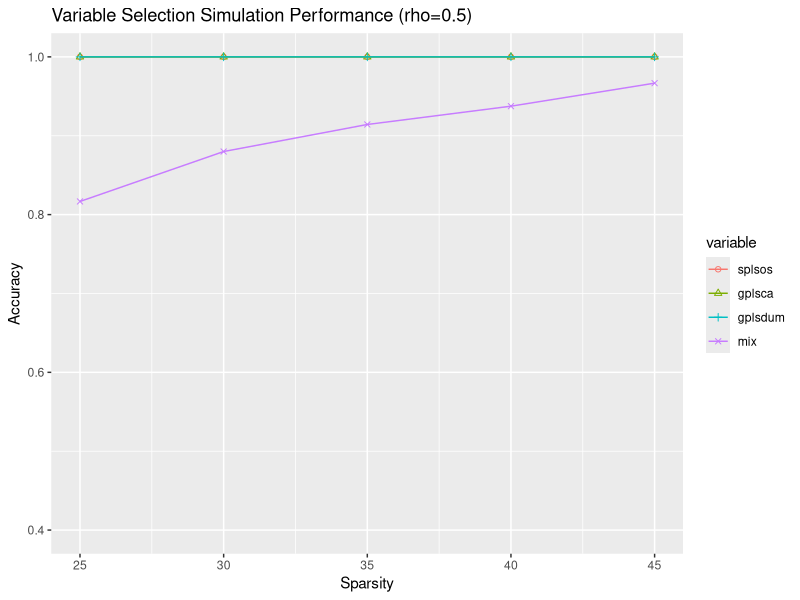
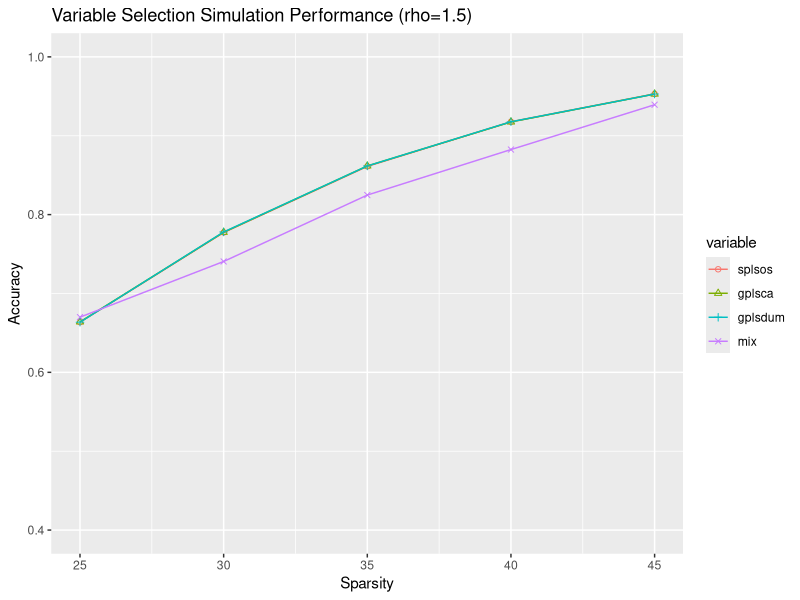
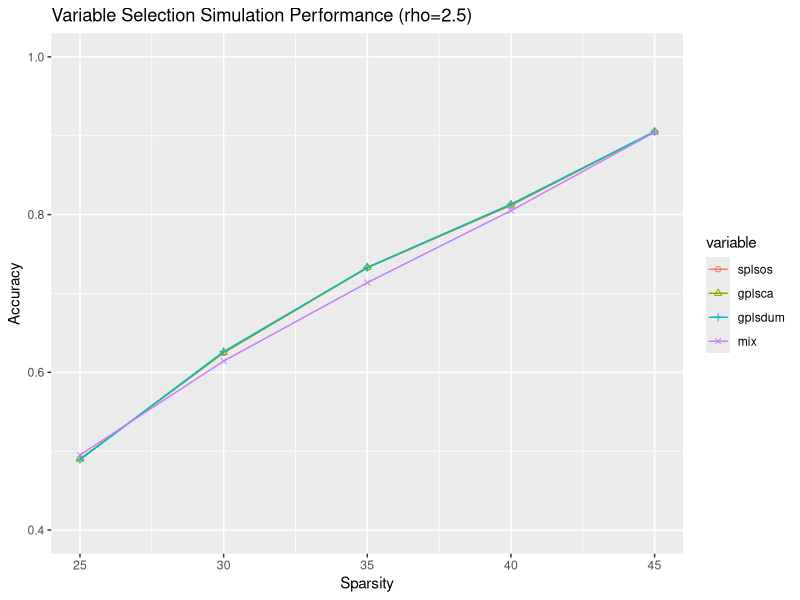
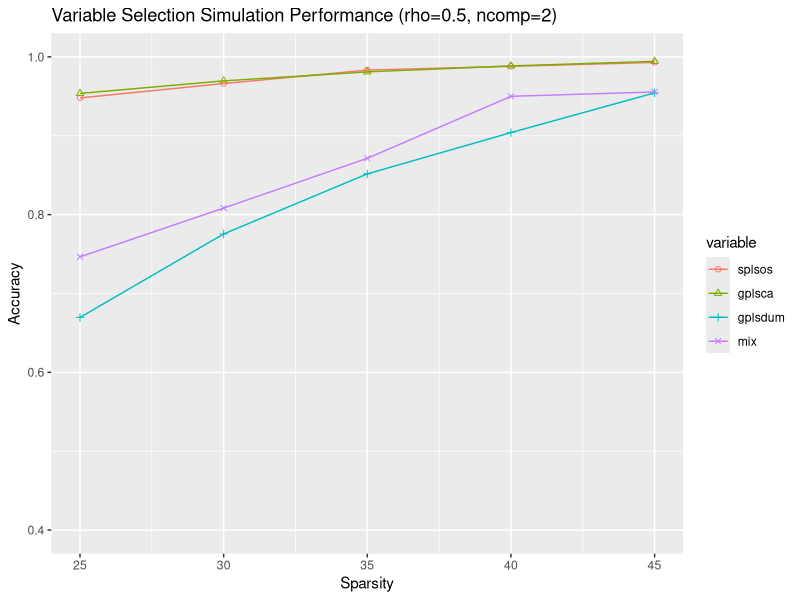
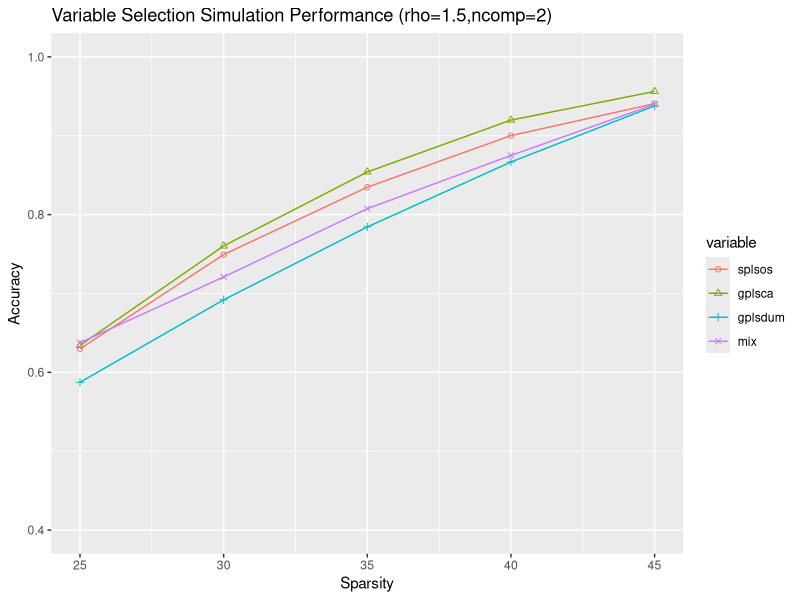
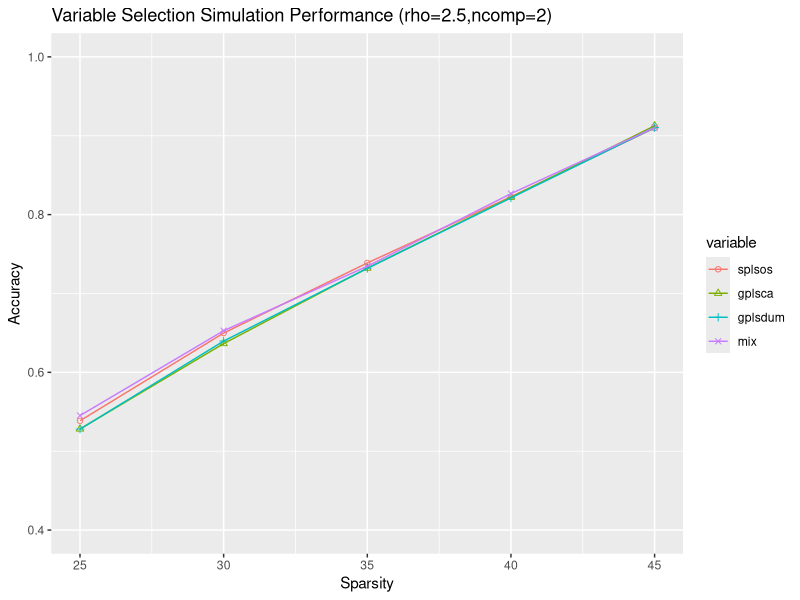

These figures' R source, in order:
library(MASS)
library(ggplot2)
library(reshape2)

x_axis=c(45,40,35,30,25)

#-----rho0.5-------#
qtacc05_1=c(1,1,1,1,1)
caacc05_1=c(1,1,1,1,1)
dumacc05_1=c(1,1,1,1,1)
mixacc05_1=c(0.9667,0.9375,0.9143,0.88,0.8167)

#----rho1.5-------#
qtacc15_1=c(0.953111,0.91775,0.86114,0.7773,0.6636)
caacc15_1=c(0.952889,0.9175,0.8617,0.7776,0.664)
dumacc15_1=c(0.95289,0.91775,0.8617,0.778,0.6636)
mixacc15_1=c(0.939333,0.8825,0.8248,0.7406,0.67)

#---rho2.5-------#
qtacc25_1=c(0.90489,0.81175,0.73257,0.62467,0.49)
caacc25_1=c(0.90511,0.8125,0.73314,0.6253,0.49)
dumacc25_1=c(0.90533,0.81325,0.73285,0.62633,0.4892)
mixacc25_1=c(0.90444,0.805,0.7137,0.61433,0.4952)


#-----------2ndcomponent----------------#
qtacc05_2=c(0.993,0.988,0.9833,0.9662,0.948)
caacc05_2=c(0.9943,0.9886,0.981,0.9696,0.9537)
dumacc05_2=c(0.9544,0.904,0.8517,0.7755,0.6697)
mixacc05_2=c(0.95556,0.95,0.8714,0.8083,0.74647)

#----rho1.5-------#
qtacc15_2=c(0.9407,0.90025,0.83485,0.74933,0.6298)
caacc15_2=c(0.9562,0.91987,0.8541,0.7603,0.6342)
dumacc15_2=c(0.93789,0.86675,0.78442,0.692,0.5874)
mixacc15_2=c(0.9398,0.8751,0.8075,0.721,0.6376)

#---rho2.5-------#
qtacc25_2=c(0.909778,0.822625,0.73871,0.64983,0.5386)
caacc25_2=c(0.91267,0.822,0.73214,0.6365,0.5282)
dumacc25_2=c(0.9104,0.82125,0.73185,0.63967,0.528)
mixacc25_2=c(0.9104,0.826625,0.7345,0.6528,0.5452)

#------plotrho05comp1------#
plotdata<-data.frame(
  splsos = qtacc05_1,
  gplsca = caacc05_1,
  gplsdum = dumacc05_1,
  mix=mixacc05_1,
  xvalue = x_axis)
plotdatalong <- melt(plotdata,id="xvalue")
rho05results <- ggplot(plotdatalong,
                       aes(x=xvalue,y=value,colour=variable,shape=variable))+geom_point()+geom_line()+scale_shape_manual(values=c(1,2,3,4))+labs(title="Variable Selection Simulation Performance (rho=0.5)",x="Sparsity",y="Accuracy") 
rho05results=rho05results+ylim(0.4,1)
print(rho05results)

#------plotrho15comp1------#
plotdata<-data.frame(
  splsos = qtacc15_1,
  gplsca = caacc15_1,
  gplsdum = dumacc15_1,
  mix=mixacc15_1,
  xvalue = x_axis)
plotdatalong <- melt(plotdata,id="xvalue")
rho15results <- ggplot(plotdatalong,
                       aes(x=xvalue,y=value,colour=variable,shape=variable))+geom_point()+geom_line()+scale_shape_manual(values=c(1,2,3,4))+labs(title="Variable Selection Simulation Performance (rho=1.5)",x="Sparsity",y="Accuracy") 
rho15results=rho15results+ylim(0.4,1)
print(rho15results)

#------plotrho25comp1------#
plotdata<-data.frame(
  splsos = qtacc25_1,
  gplsca = caacc25_1,
  gplsdum = dumacc25_1,
  mix=mixacc25_1,
  xvalue = x_axis)
plotdatalong <- melt(plotdata,id="xvalue")
rho25results <- ggplot(plotdatalong,
                       aes(x=xvalue,y=value,colour=variable,shape=variable))+geom_point()+geom_line()+scale_shape_manual(values=c(1,2,3,4))+labs(title="Variable Selection Simulation Performance (rho=2.5)",x="Sparsity",y="Accuracy") 
rho25results=rho25results+ylim(0.4,1)
print(rho25results)

#------plotrho05comp2------#
plotdata<-data.frame(
  splsos = qtacc05_2,
  gplsca = caacc05_2,
  gplsdum = dumacc05_2,
  mix=mixacc05_2,
  xvalue = x_axis)
plotdatalong <- melt(plotdata,id="xvalue")
rho05results <- ggplot(plotdatalong,
                       aes(x=xvalue,y=value,colour=variable,shape=variable))+geom_point()+geom_line()+scale_shape_manual(values=c(1,2,3,4))+labs(title="Variable Selection Simulation Performance (rho=0.5, ncomp=2)",x="Sparsity",y="Accuracy") 
rho05results=rho05results+ylim(0.4,1)
print(rho05results)

#------plotrho15comp2------#
plotdata<-data.frame(
  splsos = qtacc15_2,
  gplsca = caacc15_2,
  gplsdum = dumacc15_2,
  mix=mixacc15_2,
  xvalue = x_axis)
plotdatalong <- melt(plotdata,id="xvalue")
rho15results <- ggplot(plotdatalong,
                       aes(x=xvalue,y=value,colour=variable,shape=variable))+geom_point()+geom_line()+scale_shape_manual(values=c(1,2,3,4))+labs(title="Variable Selection Simulation Performance (rho=1.5,ncomp=2)",x="Sparsity",y="Accuracy") 
rho15results=rho15results+ylim(0.4,1)
print(rho15results)

#------plotrho25comp2------#
plotdata<-data.frame(
  splsos = qtacc25_2,
  gplsca = caacc25_2,
  gplsdum = dumacc25_2,
  mix=mixacc25_2,
  xvalue = x_axis)
plotdatalong <- melt(plotdata,id="xvalue")
rho25results <- ggplot(plotdatalong,
                       aes(x=xvalue,y=value,colour=variable,shape=variable))+geom_point()+geom_line()+scale_shape_manual(values=c(1,2,3,4))+labs(title="Variable Selection Simulation Performance (rho=2.5,ncomp=2)",x="Sparsity",y="Accuracy") 
rho25results=rho25results+ylim(0.4,1)
print(rho25results)